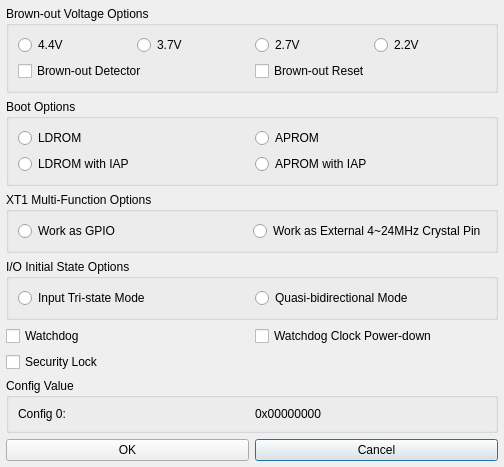
<?xml version="1.0" encoding="UTF-8"?>
<ui version="4.0">
 <class>Dialog</class>
 <widget class="QDialog" name="Dialog">
  <property name="geometry">
   <rect>
    <x>0</x>
    <y>0</y>
    <width>504</width>
    <height>367</height>
   </rect>
  </property>
  <layout class="QGridLayout" name="outer_layout">
   <property name="leftMargin">
    <number>6</number>
   </property>
   <property name="topMargin">
    <number>6</number>
   </property>
   <property name="rightMargin">
    <number>6</number>
   </property>
   <property name="bottomMargin">
    <number>6</number>
   </property>
   <property name="spacing">
    <number>6</number>
   </property>
   <item row="3" column="2" colspan="2">
    <widget class="QGroupBox" name="IDC_GROUP_IO_STATE">
     <property name="title">
      <string>I/O Initial State Options</string>
     </property>
     <layout class="QHBoxLayout" name="layout_IDC_GROUP_IO_STATE">
      <item>
       <widget class="QRadioButton" name="IDC_RADIO_IO_TRI">
        <property name="text">
         <string>Input Tri-state Mode</string>
        </property>
       </widget>
      </item>
      <item>
       <widget class="QRadioButton" name="IDC_RADIO_IO_BI">
        <property name="text">
         <string>Quasi-bidirectional Mode</string>
        </property>
       </widget>
      </item>
     </layout>
    </widget>
   </item>
   <item row="1" column="2" colspan="2">
    <widget class="QGroupBox" name="IDC_GROUP_BOOT_SELECT">
     <property name="title">
      <string>Boot Options</string>
     </property>
     <layout class="QGridLayout" name="gridLayout">
      <item row="0" column="0">
       <widget class="QRadioButton" name="IDC_RADIO_BS_LDROM">
        <property name="text">
         <string>LDROM</string>
        </property>
       </widget>
      </item>
      <item row="0" column="1">
       <widget class="QRadioButton" name="IDC_RADIO_BS_APROM">
        <property name="text">
         <string>APROM</string>
        </property>
       </widget>
      </item>
      <item row="1" column="0">
       <widget class="QRadioButton" name="IDC_RADIO_BS_LDROM_APROM">
        <property name="text">
         <string>LDROM with IAP</string>
        </property>
       </widget>
      </item>
      <item row="1" column="1">
       <widget class="QRadioButton" name="IDC_RADIO_BS_APROM_LDROM">
        <property name="text">
         <string>APROM with IAP</string>
        </property>
       </widget>
      </item>
     </layout>
    </widget>
   </item>
   <item row="7" column="2" colspan="2">
    <widget class="QGroupBox" name="IDC_GROUP_CONFIG_VALUE">
     <property name="title">
      <string>Config Value</string>
     </property>
     <layout class="QHBoxLayout" name="layout_IDC_GROUP_CONFIG_VALUE">
      <item>
       <widget class="QLabel" name="IDC_STATIC_CONFIG_0">
        <property name="text">
         <string>Config 0:</string>
        </property>
       </widget>
      </item>
      <item>
       <widget class="QLabel" name="IDC_STATIC_CONFIG_VALUE_0">
        <property name="text">
         <string>0x00000000</string>
        </property>
       </widget>
      </item>
     </layout>
    </widget>
   </item>
   <item row="0" column="2" colspan="2">
    <widget class="QGroupBox" name="IDC_GROUP_BROWN_OUT_VOLTAGE">
     <property name="title">
      <string>Brown-out Voltage Options</string>
     </property>
     <layout class="QGridLayout" name="layout_IDC_GROUP_BROWN_OUT_VOLTAGE" columnstretch="1,1,1,1,0">
      <item row="0" column="0">
       <widget class="QRadioButton" name="IDC_RADIO_BOV_0">
        <property name="text">
         <string>4.4V</string>
        </property>
       </widget>
      </item>
      <item row="0" column="1" colspan="2">
       <widget class="QRadioButton" name="IDC_RADIO_BOV_1">
        <property name="text">
         <string>3.7V</string>
        </property>
       </widget>
      </item>
      <item row="0" column="2">
       <widget class="QRadioButton" name="IDC_RADIO_BOV_2">
        <property name="text">
         <string>2.7V</string>
        </property>
       </widget>
      </item>
      <item row="0" column="3" colspan="2">
       <widget class="QRadioButton" name="IDC_RADIO_BOV_3">
        <property name="text">
         <string>2.2V</string>
        </property>
       </widget>
      </item>
      <item row="1" column="0" colspan="3">
       <widget class="QCheckBox" name="IDC_CHECK_BROWN_OUT_DETECT">
        <property name="text">
         <string>Brown-out Detector</string>
        </property>
       </widget>
      </item>
      <item row="1" column="2" colspan="3">
       <widget class="QCheckBox" name="IDC_CHECK_BROWN_OUT_RESET">
        <property name="text">
         <string>Brown-out Reset</string>
        </property>
       </widget>
      </item>
     </layout>
    </widget>
   </item>
   <item row="4" column="3">
    <widget class="QCheckBox" name="IDC_CHECK_WDT_POWER_DOWN">
     <property name="text">
      <string>Watchdog Clock Power-down</string>
     </property>
    </widget>
   </item>
   <item row="8" column="3">
    <widget class="QPushButton" name="IDCANCEL">
     <property name="text">
      <string>Cancel</string>
     </property>
    </widget>
   </item>
   <item row="4" column="2">
    <widget class="QCheckBox" name="IDC_CHECK_WDT_ENABLE">
     <property name="text">
      <string>Watchdog</string>
     </property>
    </widget>
   </item>
   <item row="2" column="2" colspan="2">
    <widget class="QGroupBox" name="IDC_GROUP_GPF">
     <property name="title">
      <string>XT1 Multi-Function Options</string>
     </property>
     <layout class="QHBoxLayout" name="layout_IDC_GROUP_GPF">
      <item>
       <widget class="QRadioButton" name="IDC_RADIO_GPF_GPIO">
        <property name="text">
         <string>Work as GPIO</string>
        </property>
       </widget>
      </item>
      <item>
       <widget class="QRadioButton" name="IDC_RADIO_GPF_CRYSTAL">
        <property name="text">
         <string>Work as External 4~24MHz Crystal Pin</string>
        </property>
       </widget>
      </item>
     </layout>
    </widget>
   </item>
   <item row="5" column="2">
    <widget class="QCheckBox" name="IDC_CHECK_SECURITY_LOCK">
     <property name="text">
      <string>Security Lock</string>
     </property>
    </widget>
   </item>
   <item row="8" column="2">
    <widget class="QPushButton" name="IDOK">
     <property name="text">
      <string>OK</string>
     </property>
    </widget>
   </item>
  </layout>
 </widget>
 <resources/>
 <connections/>
</ui>
